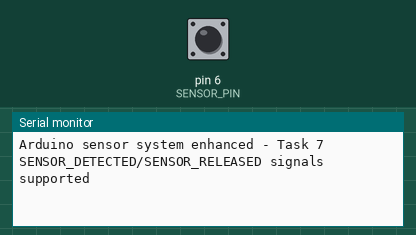
A sketch run on a simulated Arduino Uno, built with avr-gcc and run on an emulated ATmega328P. Parts: the last lines printed to the serial monitor. The test bench sets the inputs (shaded band); at power-on: pin 6 (SENSOR_PIN) LOW.

Above: at 1.2 s.
1.3 s: pin 6 (SENSOR_PIN) pulsed HIGH 2 times (0.12 s each, 0.3 s apart)
At 2.2 s:
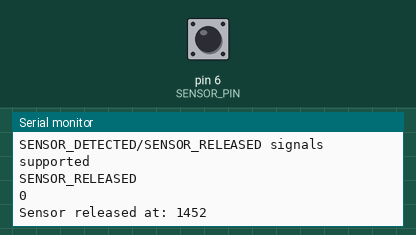
3.4 s: pin 6 (SENSOR_PIN) driven HIGH
At 4.4 s:
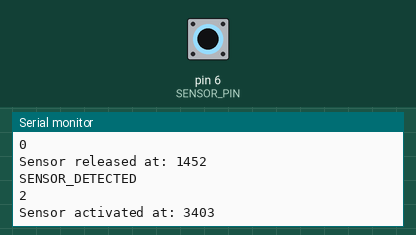
4.9 s: pin 6 (SENSOR_PIN) driven LOW
At 5.5 s:
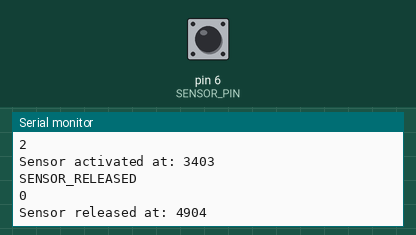

Measured:
- after the input at 1.3 s, the serial monitor: prints a new line after 0.15 s (image 1)
- after the input at 3.4 s, the serial monitor: prints a new line at once (image 2)
- after the input at 4.9 s, the serial monitor: prints a new line at once (image 3)

The sketch:

tagbeans.ino
```cpp
// センサー連動起動機能強化版（タスク7対応）
const int SENSOR_PIN = 6;
int lastValue = 0;
unsigned long lastSendTime = 0;
unsigned long lastReleaseTime = 0;
const unsigned long COOLDOWN = 2000; // 2秒のクールダウン
const unsigned long RELEASE_DELAY = 1000; // 1秒の解除遅延

// 状態管理
bool sensorActive = false;
bool lastSensorState = false;

void setup() {
  pinMode(SENSOR_PIN, INPUT);
  Serial.begin(115200); // Processing側と同じボーレート
  Serial.println("Arduino sensor system enhanced - Task 7");
  Serial.println("SENSOR_DETECTED/SENSOR_RELEASED signals supported");
}

void loop() {
  int value = digitalRead(SENSOR_PIN);
  unsigned long currentTime = millis();

  // センサーがHIGHになった時（動き検知）
  if (value == HIGH && lastValue == LOW) {
    // クールダウン時間が経過している場合のみ送信
    if (currentTime - lastSendTime > COOLDOWN) {
      // 新しい信号形式と既存形式の両方を送信
      Serial.println("SENSOR_DETECTED"); // 新しい形式（タスク7）
      Serial.println("2"); // 既存形式（後方互換性）

      lastSendTime = currentTime;
      sensorActive = true;
      lastSensorState = true;

      // デバッグ情報
      Serial.print("Sensor activated at: ");
      Serial.println(currentTime);
    }
  }

  // センサーがLOWになった時（動き検知終了）
  else if (value == LOW && lastValue == HIGH) {
    // 解除遅延時間が経過している場合のみ送信
    if (currentTime - lastReleaseTime > RELEASE_DELAY) {
      Serial.println("SENSOR_RELEASED"); // センサー解除信号（タスク7）
      Serial.println("0"); // 既存形式（後方互換性）

      lastReleaseTime = currentTime;
      sensorActive = false;
      lastSensorState = false;

      // デバッグ情報
      Serial.print("Sensor released at: ");
      Serial.println(currentTime);
    }
  }

  // 定期的なハートビート（10秒ごと）
  static unsigned long lastHeartbeat = 0;
  if (currentTime - lastHeartbeat > 10000) {
    Serial.println("HEARTBEAT");
    lastHeartbeat = currentTime;
  }

  // エラー検出（センサーピンの状態チェック）
  static unsigned long lastErrorCheck = 0;
  if (currentTime - lastErrorCheck > 5000) {
    // センサーピンが正常に読み取れるかチェック
    int testRead = digitalRead(SENSOR_PIN);
    if (testRead != 0 && testRead != 1) {
      Serial.println("ERROR:SENSOR_FAIL");
    }
    lastErrorCheck = currentTime;
  }

  lastValue = value;
  delay(50); // 短い遅延
}
```
